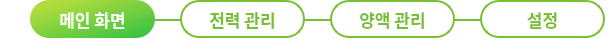
   <widget class="QGroupBox" name="groupBox">
    <property name="geometry">
     <rect>
      <x>330</x>
      <y>20</y>
      <width>611</width>
      <height>51</height>
     </rect>
    </property>
    <property name="styleSheet">
     <string notr="true">background:transparent;
border:transparent</string>
    </property>
    <property name="title">
     <string/>
    </property>
    <widget class="QPushButton" name="main">
     <property name="geometry">
      <rect>
       <x>30</x>
       <y>0</y>
       <width>125</width>
       <height>38</height>
      </rect>
     </property>
     <property name="font">
      <font>
       <family>나눔고딕</family>
       <pointsize>13</pointsize>
       <weight>75</weight>
       <bold>true</bold>
      </font>
     </property>
     <property name="styleSheet">
      <string notr="true">QPushButton{border-radius : 19px;
border : 2px solid rgb(121,191,53);
color:rgb(121,191,53);
background-color:white;}
QPushButton:checked {
border-radius : 19px;
border : 2px solid rgb(130,255,75);
border:transparent;
background-color:qlineargradient(spread:pad, x1:0.15, y1:0.15, x2:1, y2:1, stop:0 rgba(177, 220, 61, 255), stop:1 rgba(41, 191, 61, 247));
color:white;
}
</string>
     </property>
     <property name="text">
      <string>메인 화면</string>
     </property>
     <property name="checkable">
      <bool>true</bool>
     </property>
     <property name="checked">
      <bool>true</bool>
     </property>
     <property name="autoExclusive">
      <bool>true</bool>
     </property>
    </widget>
    <widget class="QPushButton" name="elec">
     <property name="geometry">
      <rect>
       <x>180</x>
       <y>0</y>
       <width>125</width>
       <height>38</height>
      </rect>
     </property>
     <property name="font">
      <font>
       <family>나눔고딕</family>
       <pointsize>13</pointsize>
       <weight>75</weight>
       <bold>true</bold>
      </font>
     </property>
     <property name="styleSheet">
      <string notr="true">QPushButton{border-radius : 19px;
border : 2px solid rgb(121,191,53);
color:rgb(121,191,53);
background-color:white;}
QPushButton:checked {
border-radius : 19px;
border : 2px solid rgb(130,255,75);
border:transparent;
background-color:qlineargradient(spread:pad, x1:0.15, y1:0.15, x2:1, y2:1, stop:0 rgba(177, 220, 61, 255), stop:1 rgba(41, 191, 61, 247));
color:white;
}
</string>
     </property>
     <property name="text">
      <string>전력 관리</string>
     </property>
     <property name="checkable">
      <bool>true</bool>
     </property>
     <property name="autoExclusive">
      <bool>true</bool>
     </property>
    </widget>
    <widget class="QPushButton" name="settings">
     <property name="geometry">
      <rect>
       <x>480</x>
       <y>0</y>
       <width>125</width>
       <height>38</height>
      </rect>
     </property>
     <property name="font">
      <font>
       <family>나눔고딕</family>
       <pointsize>13</pointsize>
       <weight>75</weight>
       <bold>true</bold>
      </font>
     </property>
     <property name="styleSheet">
      <string notr="true">QPushButton{border-radius : 19px;
border : 2px solid rgb(121,191,53);
color:rgb(121,191,53);
background-color:white;}
QPushButton:checked {
border-radius : 19px;
border : 2px solid rgb(130,255,75);
border:transparent;
background-color:qlineargradient(spread:pad, x1:0.15, y1:0.15, x2:1, y2:1, stop:0 rgba(177, 220, 61, 255), stop:1 rgba(41, 191, 61, 247));
color:white;
}
</string>
     </property>
     <property name="text">
      <string>설정</string>
     </property>
     <property name="checkable">
      <bool>true</bool>
     </property>
     <property name="autoExclusive">
      <bool>true</bool>
     </property>
    </widget>
    <widget class="Line" name="line">
     <property name="geometry">
      <rect>
       <x>130</x>
       <y>19</y>
       <width>400</width>
       <height>2</height>
      </rect>
     </property>
     <property name="styleSheet">
      <string notr="true">border: 1px solid rgb(121,191,53)</string>
     </property>
     <property name="orientation">
      <enum>Qt::Horizontal</enum>
     </property>
    </widget>
    <widget class="QPushButton" name="nut">
     <property name="geometry">
      <rect>
       <x>330</x>
       <y>0</y>
       <width>125</width>
       <height>38</height>
      </rect>
     </property>
     <property name="font">
      <font>
       <family>나눔고딕</family>
       <pointsize>13</pointsize>
       <weight>75</weight>
       <bold>true</bold>
      </font>
     </property>
     <property name="styleSheet">
      <string notr="true">QPushButton{border-radius : 19px;
border : 2px solid rgb(121,191,53);
color:rgb(121,191,53);
background-color:white;}
QPushButton:checked {
border-radius : 19px;
border : 2px solid rgb(130,255,75);
border:transparent;
background-color:qlineargradient(spread:pad, x1:0.15, y1:0.15, x2:1, y2:1, stop:0 rgba(177, 220, 61, 255), stop:1 rgba(41, 191, 61, 247));
color:white;
}
</string>
     </property>
     <property name="text">
      <string>양액 관리</string>
     </property>
     <property name="checkable">
      <bool>true</bool>
     </property>
     <property name="autoExclusive">
      <bool>true</bool>
     </property>
    </widget>
    <zorder>line</zorder>
    <zorder>elec</zorder>
    <zorder>main</zorder>
    <zorder>settings</zorder>
    <zorder>nut</zorder>
   </widget>
